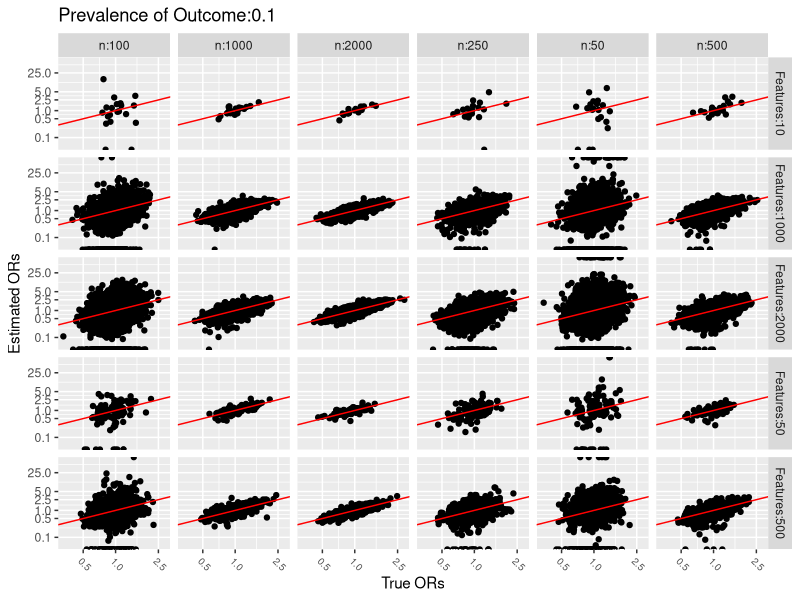
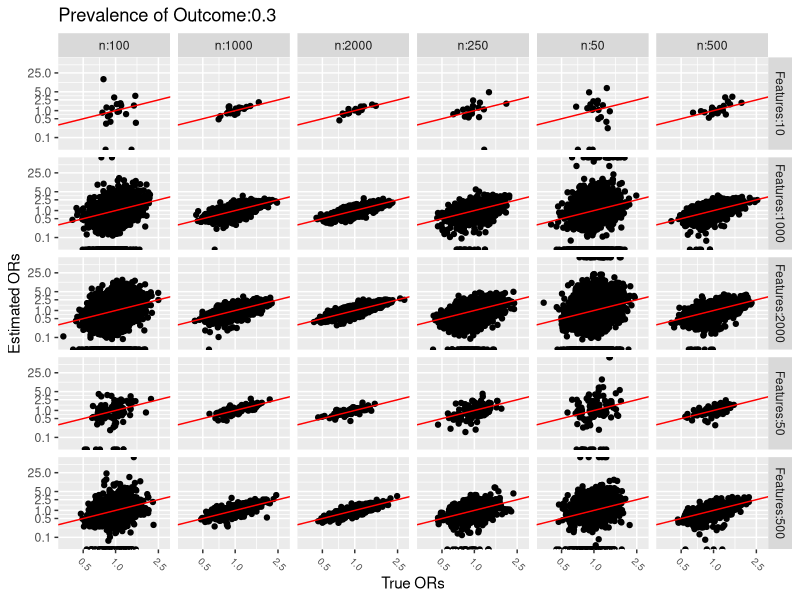
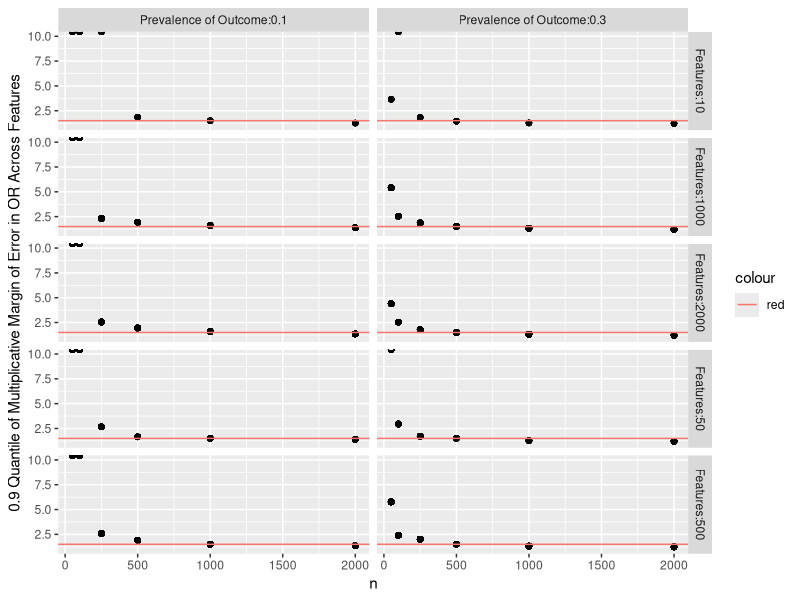
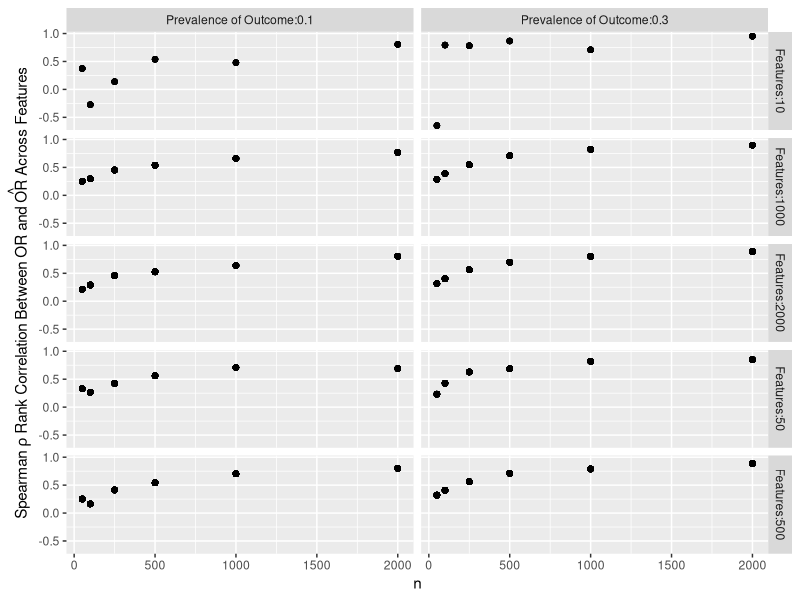
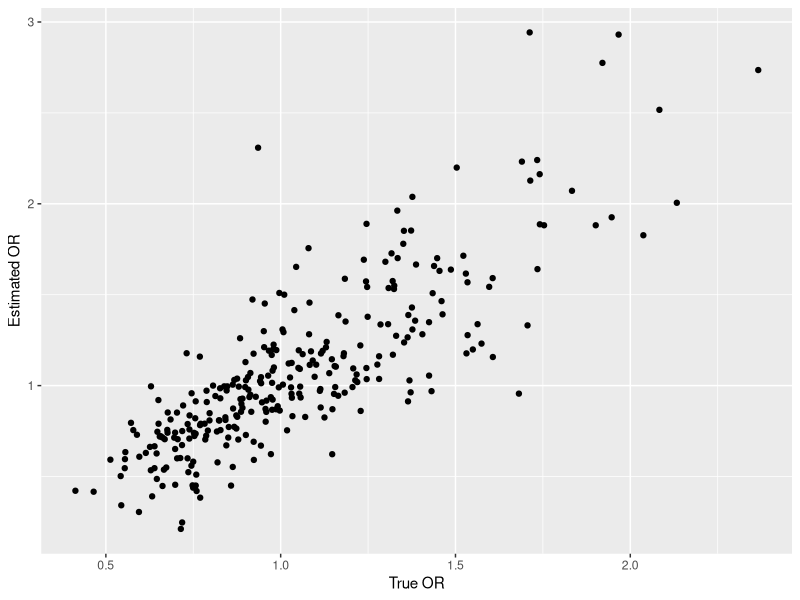

Recreate these plots in R, in order.
## ----echo=FALSE----------------------------------------------------------
require(Hmisc)
knitrSet('hdata', cache=TRUE)

## ----simor-sim-----------------------------------------------------------
# For a vector of n binary outcomes y, simulates p binary features
# x that have a p-vector of fixed prevalences | y=0 of prev and are connected
# to y by a p-vector of true population odds ratios ors.
# Estimates the p odds ratios against the simulated outcomes and
# returns a data frame summarizing the information
#
# Note: the odds ratio for x predicting y is the same as the odds ratio
# for y predicting x.  y is simulated first so that all features will
# be analyzed against the same outcomes

sim <- function(y, prev, or) {
  n <- length(y)
  p <- length(prev)
  if(p != length(or)) stop('prev and or must have the same length')

  # prev = Pr(x=1 | y=0); let the odds for this be oprev = prev / (1-prev)
  # or = odds(x=1 | y=1) / oprev
  # Pr(x=1 | y=1) = oprev / ((1 / or) + oprev)

  oprev <- prev / (1 - prev)
  p1 <- oprev / ((1 / or) + oprev)
  n0 <- sum(y == 0)
  n1 <- sum(y == 1)
  # For n0 observations sample x so that Pr(x=0 | y=0) = prev
  nxy0 <- rbinom(p, size=n0, prob=prev)
  nxy1 <- rbinom(p, size=n1, prob=p1)

  # Compute p sample odds ratios
  sor <- (n0 - nxy0) * nxy1 / (nxy0 * (n1 - nxy1))
  g <- function(x) ifelse(x >= 1, x, 1 / x)
  r1 <- rank(sor)[which.max(or) ] / p
  r2 <- rank(or) [which.max(sor)] / p
  data.frame(prev, or, nx=nxy0 / n0, obsprev0=(nxy0 + nxy1) / n,
             obsprev=nxy1 / (nxy0 + nxy1), obsor=sor, n=n,
             N       =paste('n', n, sep=':'),
             Features=paste('Features', p, sep=':'),
             mmoe    =quantile(g(sor / or), 0.90, na.rm=TRUE),
             obsranktrue=r1, truerankobs=r2,
             rho=cor(sor, or, method='spearman', use='pair'))
}

## ----simor-dosim---------------------------------------------------------
U <- NULL
set.seed(1)
for(n in c(50, 100, 250, 500, 1000, 2000)) {
  for(p in c(10, 50, 500, 1000, 2000)) {
    for(yprev in c(.1, .3)) {
      y <- rbinom(n, 1, yprev)
      prev <- runif(p, .05, .5)
      or <- exp(rnorm(p, 0, .25))
      u <- cbind(sim(y, prev, or),
                 Yprev=paste('Prevalence of Outcome', yprev, sep=':'))
      U <- rbind(U, u)
    }
  }
}

## ----simor-plot,w=7,h=7--------------------------------------------------
require(ggplot2)
pl <- function(yprev) {
  br <- c(.01, .1, .5, 1, 2.5, 5, 25, 100)
  ggplot(subset(U, Yprev=yprev),
         aes(x=or, y=obsor)) + geom_point() + facet_grid(Features ~ N) +
         ggtitle(paste('Prevalence of Outcome', yprev, sep=':')) +
         xlab('True ORs') + ylab('Estimated ORs') +
         scale_x_log10(breaks=br) + scale_y_log10(breaks=br) +
         theme(axis.text.x = element_text(size = rel(0.8), angle=-45,
                                    hjust=0, vjust=1)) +
         geom_abline(col='red')
}
pl(0.1)

## ----simor-plotb,w=7,h=7-------------------------------------------------
pl(0.3)

## ----simor-mmoe,w=5.5,h=5.5----------------------------------------------
ggplot(U, aes(x=n, y=mmoe)) + geom_point() + facet_grid(Features ~ Yprev) +
  geom_hline(aes(yintercept=1.5, col='red')) +
  ylim(1, 10) +
  ylab('0.9 Quantile of Multiplicative Margin of Error in OR Across Features')

## ----simor-rho,w=5.5,h=5.5-----------------------------------------------
ggplot(U, aes(x=n, y=rho)) + geom_point() +
  facet_grid(Features ~ Yprev) +
  ylab(expression(paste('Spearman ', rho, ' Rank Correlation Between ',
                        OR, ' and ', hat(OR), ' Across Features')))

## ----simbf---------------------------------------------------------------
# Function to simulate the raw data
# prev is the vector of prevalences of x when y=0 as before
# yprev is the overall prevalence of y
# n is the sample size
# or is the vector of true odds ratios
sim <- function(n, yprev, prev, or) {
  y <- rbinom(n, 1, yprev)
  p <- length(prev)
  if(p != length(or)) stop('prev and or must have the same length')

  # prev = Pr(x=1 | y=0); let the odds for this be oprev = prev / (1-prev)
  # or = odds(x=1 | y=1) / oprev
  # Pr(x=1 | y=1) = oprev / ((1 / or) + oprev)

  oprev <- prev / (1 - prev)
  p1 <- oprev / ((1 / or) + oprev)
  x <- matrix(NA, nrow=n, ncol=p)
  for(j in 1 : p) 
  	x[, j] <- ifelse(y == 1, rbinom(n, 1, prob = p1[j]  ), 
                             rbinom(n, 1, prob = prev[j]))
  list(x=x, y=y)
}
  
# Function to compute the sample odds ratios given x matrix and y vector
ors <- function(x, y) {
  p <- ncol(x)
  or <- numeric(p)
  for(j in 1 : p) {
    f <- table(x[, j], y)
    or[j] <- f[2, 2] * f[1, 1] / (f[1, 2] * f[2, 1])
  }
  or
}

## ----simbd---------------------------------------------------------------
# Generate sample of size 600 with 300 features
# Log odds ratios have a normal distribution with mean 0 SD 0.3
# x have a random prevalence uniform [0.05, 0.5]
# y has prevalence 0.3

set.seed(188)	
n <- 600; p <- 300
prev <- runif(p, .05, .5)
or   <- exp(rnorm(p, 0, .3))
z    <- sim(n, 0.3, prev, or)

# Compute estimated ORs
x <- z$x;   y <- z$y
sor <- ors(x, y)
# Show how estimates related to true ORs
ggplot(data.frame(or, sor), aes(x=or, y=sor)) + geom_point() +
  xlab('True OR') + ylab('Estimated OR')

# Print the largest estimated OR and its column number,
# and corresponding true OR, and similarly for the smallest.
largest   <- max(sor)
imax      <- which.max(sor)
true.imax <- or[imax]
mmoe.imax <- largest / true.imax
smallest  <- min(sor)
imin      <- which.min(sor)
true.imin <- or[imin]
mmoe.imin <- smallest / true.imin
cat('\nLargest observed OR\n')
cat('OR:', round(largest, 2), '  Feature #', imax, '  True OR:',
    round(true.imax, 2), '  MMOE:', round(mmoe.imax, 2), '\n')
cat('Rank of winning feature among true ORs:', sum(or <= or[imax]), '\n\n')
cat('Smallest observed OR\n')
cat('OR:', round(smallest, 2), '  Feature #', imin, '  True OR:',
    round(true.imin, 2), '  MMOE:', round(mmoe.imin, 2), '\n')

## ----bootor--------------------------------------------------------------
set.seed(11)
B <- 1000
ranksS <- ranksL <- mmoeS <- mmoeL <- numeric(B)

for(k in 1 : B) {
  # Draw a sample of size n with replacement
  i <- sample(1 : n, n, replace=TRUE)
  # Compute sample ORs on the new sample
  bor      <- ors(x[i, ], y[i])
  blargest <- max(bor)
  bmax     <- which.max(bor)
  ranksL[k] <- sum(bor <= largest)
  mmoeL[k]  <- blargest / sor[bmax]
  bsmallest <- min(bor)
  bmin      <- which.min(bor)
  ranksS[k] <- sum(bor <= smallest)
  mmoeS[k]  <- bsmallest / sor[bmin]
}

## ----summarizeb----------------------------------------------------------
pr <- function(which, ranks, mmoe, mmoe.true, estor, or.true) {
  gm <- exp(mean(log(mmoe)))
  cat(which, 'OR\n')
  cat('CL for rank:', quantile(ranks, c(0.025, 0.975)),
      '  Median MMOE:', round(median(mmoe), 2),
      '  Geometric mean MMOE:', round(gm, 2),
      '\nTrue MMOE:', round(mmoe.true, 2), '\n')
  bmmoe <- if(which == 'Largest') gm else median(mmoe)
  cat('Bootstrap bias-corrected', tolower(which), 'OR:',
      round(estor / bmmoe, 2),
      '  Original OR:', round(estor, 2),
      '  True OR:', round(or.true, 2),
      '\n\n')
}
pr('Largest',  ranksL, mmoeL, mmoe.imax, largest,  true.imax)
pr('Smallest', ranksS, mmoeS, mmoe.imin, smallest, true.imin)
